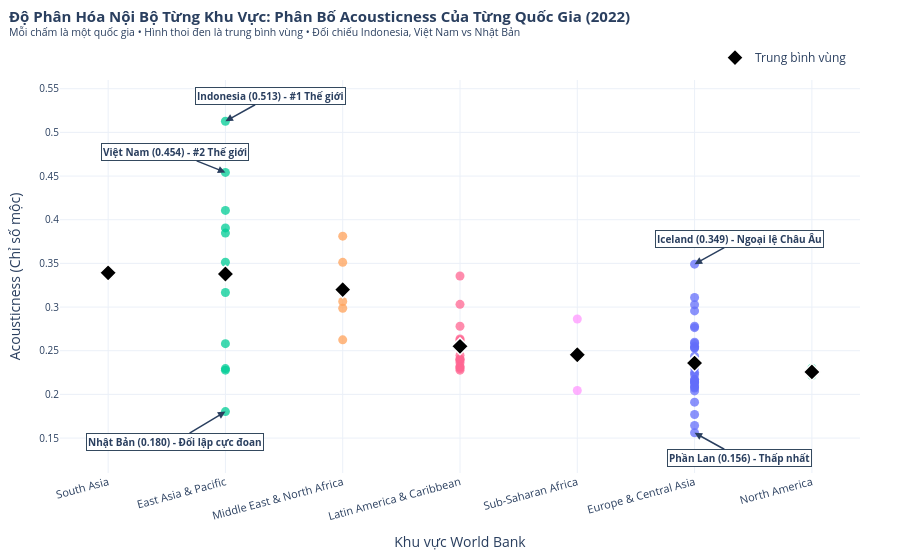

Notebook code for this chart:
### Markdown cell above
---
## 4. Khác Biệt Bên Trong Khu Vực: Trung Bình Có Che Giấu Sự Đa Dạng? (Biểu Đồ Điểm 2022)

**Phương pháp trực quan:**
- Biểu đồ điểm (Strip / Point Plot) hiển thị từng quốc gia (mỗi chấm tròn là một nước) phân theo 7 khu vực World Bank.
- Trục tung là đặc trưng phân hóa mạnh nhất: **Acousticness**.
- Biểu tượng hình thoi màu đen biểu thị **giá trị trung bình của từng khu vực**.
- Chú thích mũi tên nổi bật cho các quốc gia tiêu biểu: **Việt Nam (VNM), Indonesia (IDN), Nhật Bản (JPN), Iceland (ISL), Phần Lan (FIN)**.

### Code cell
def plot_strip_intra_regional_diversity(df_year):
    reg_means = df_year.groupby('wb_region')['acousticness_weighted'].mean().to_dict()
    df_plot = df_year.copy()
    df_plot['reg_mean'] = df_plot['wb_region'].map(reg_means)
    df_plot['diff_from_mean'] = df_plot['acousticness_weighted'] - df_plot['reg_mean']
    
    # Sắp xếp các khu vực theo trung bình giảm dần
    sorted_regions = sorted(reg_means.keys(), key=lambda r: reg_means[r], reverse=True)
    
    fig = go.Figure()
    
    # Vẽ các điểm quốc gia
    for region in sorted_regions:
        sub = df_plot[df_plot['wb_region'] == region]
        fig.add_trace(go.Scatter(
            x=[region] * len(sub),
            y=sub['acousticness_weighted'],
            mode='markers',
            name=region,
            marker=dict(size=9, opacity=0.75),
            customdata=sub[['chart_country', 'country_code', 'acousticness_weighted', 'diff_from_mean', 'reg_mean']],
            hovertemplate='<b>%{customdata[0]}</b> (%{customdata[1]})<br>' +
                          'Acousticness: <b>%{customdata[2]:.4f}</b><br>' +
                          'Trung bình vùng: %{customdata[4]:.4f}<br>' +
                          'Chênh lệch (Δ): <b>%{customdata[3]:+.4f}</b><extra></extra>',
            showlegend=False
        ))
        
        # Vẽ điểm trung bình khu vực (Diamond)
        fig.add_trace(go.Scatter(
            x=[region],
            y=[reg_means[region]],
            mode='markers',
            marker=dict(symbol='diamond', size=13, color='black', line=dict(width=1.5, color='white')),
            name='Trung bình vùng',
            showlegend=(region == sorted_regions[0]),
            hovertemplate='<b>Trung bình %{x}:</b> %{y:.4f}<extra></extra>'
        ))
        
    # Chú thích các trường hợp điển hình
    annotations = [
        ('IDN', 'Indonesia (0.513) - #1 Thế giới', 45, -25),
        ('VNM', 'Việt Nam (0.454) - #2 Thế giới', -50, -20),
        ('JPN', 'Nhật Bản (0.180) - Đối lập cực đoan', -50, 30),
        ('ISL', 'Iceland (0.349) - Ngoại lệ Châu Âu', 45, -25),
        ('FIN', 'Phần Lan (0.156) - Thấp nhất', 45, 25)
    ]
    
    for code, text_label, ax_val, ay_val in annotations:
        c_row = df_plot[df_plot['country_code'] == code]
        if not c_row.empty:
            r = c_row.iloc[0]
            fig.add_annotation(
                x=r['wb_region'],
                y=r['acousticness_weighted'],
                text=f"<b>{text_label}</b>",
                showarrow=True,
                arrowhead=2,
                arrowsize=1,
                arrowwidth=1.5,
                ax=ax_val,
                ay=ay_val,
                bgcolor='rgba(255, 255, 255, 0.9)',
                bordercolor='#34495E',
                borderwidth=1,
                font=dict(size=10)
            )
            
    fig.update_layout(
        title=dict(
            text='<b>Độ Phân Hóa Nội Bộ Từng Khu Vực: Phân Bố Acousticness Của Từng Quốc Gia (2022)</b><br><sup>Mỗi chấm là một quốc gia • Hình thoi đen là trung bình vùng • Đối chiếu Indonesia, Việt Nam vs Nhật Bản</sup>',
            x=0.01, y=0.96,
            font=dict(size=15)
        ),
        xaxis=dict(tickangle=-15, tickfont=dict(size=11), title='Khu vực World Bank'),
        yaxis=dict(title='Acousticness (Chỉ số mộc)', range=[0.11, 0.56], tickfont=dict(size=10)),
        legend=dict(x=0.99, y=1.02, xanchor='right', yanchor='bottom', orientation='h'),
        height=560,
        margin=dict(l=60, r=40, t=80, b=80),
        template='plotly_white'
    )
    return fig

fig_strip_diversity = plot_strip_intra_regional_diversity(df_2022)
fig_strip_diversity.show()

### Figure 1 — Plotly figure (JSON) as saved in the notebook; plotly's stock layout.template omitted (floating-point values rounded to 4 significant figures; data arrays with more than 128 entries replaced by an {"elided": "..."} marker saying what was removed)
{"data": [{"customdata": [["India", "IND", 0.337, -0.002202, 0.3392], ["Pakistan", "PAK", 0.3414, 0.002202, 0.3392]], "hovertemplate": "<b>%{customdata[0]}</b> (%{customdata[1]})<br>Acousticness: <b>%{customdata[2]:.4f}</b><br>Trung bình vùng: %{customdata[4]:.4f}<br>Chênh lệch (Δ): <b>%{customdata[3]:+.4f}</b><extra></extra>", "marker": {"opacity": 0.75, "size": 9}, "mode": "markers", "name": "South Asia", "showlegend": false, "type": "scatter", "x": ["South Asia", "South Asia"], "y": [0.337, 0.3414]}, {"hovertemplate": "<b>Trung bình %{x}:</b> %{y:.4f}<extra></extra>", "marker": {"color": "black", "line": {"color": "white", "width": 1.5}, "size": 13, "symbol": "diamond"}, "mode": "markers", "name": "Trung bình vùng", "showlegend": true, "type": "scatter", "x": ["South Asia"], "y": [0.3392]}, {"customdata": [["Australia", "AUS", 0.2277, -0.1101, 0.3379], ["Hong Kong", "HKG", 0.4107, 0.07282, 0.3379], ["Indonesia", "IDN", 0.5128, 0.1749, 0.3379], ["Japan", "JPN", 0.1803, -0.1576, 0.3379], ["Korea", "KOR", 0.2581, -0.07977, 0.3379], ["Malaysia", "MYS", 0.3513, 0.01341, 0.3379], ["New Zealand", "NZL", 0.2296, -0.1083, 0.3379], ["Philippines", "PHL", 0.3847, 0.04683, 0.3379], ["Singapore", "SGP", 0.3167, -0.02119, 0.3379], ["Taiwan", "TWN", 0.3906, 0.05277, 0.3379], ["Thailand", "THA", 0.3377, -0.0001271, 0.3379], ["Vietnam", "VNM", 0.4542, 0.1163, 0.3379]], "hovertemplate": "<b>%{customdata[0]}</b> (%{customdata[1]})<br>Acousticness: <b>%{customdata[2]:.4f}</b><br>Trung bình vùng: %{customdata[4]:.4f}<br>Chênh lệch (Δ): <b>%{customdata[3]:+.4f}</b><extra></extra>", "marker": {"opacity": 0.75, "size": 9}, "mode": "markers", "name": "East Asia & Pacific", "showlegend": false, "type": "scatter", "x": ["East Asia & Pacific", "East Asia & Pacific", "East Asia & Pacific", "East Asia & Pacific", "East Asia & Pacific", "East Asia & Pacific", "East Asia & Pacific", "East Asia & Pacific", "East Asia & Pacific", "East Asia & Pacific", "East Asia & Pacific", "East Asia & Pacific"], "y": [0.2277, 0.4107, 0.5128, 0.1803, 0.2581, 0.3513, 0.2296, 0.3847, 0.3167, 0.3906, 0.3377, 0.4542]}, {"hovertemplate": "<b>Trung bình %{x}:</b> %{y:.4f}<extra></extra>", "marker": {"color": "black", "line": {"color": "white", "width": 1.5}, "size": 13, "symbol": "diamond"}, "mode": "markers", "name": "Trung bình vùng", "showlegend": false, "type": "scatter", "x": ["East Asia & Pacific"], "y": [0.3379]}, {"customdata": [["Egypt", "EGY", 0.3812, 0.06118, 0.32], ["Israel", "ISR", 0.2987, -0.02128, 0.32], ["Morocco", "MAR", 0.3512, 0.03126, 0.32], ["Saudi Arabia", "SAU", 0.3063, -0.01366, 0.32], ["United Arab Emirates", "ARE", 0.2625, -0.05751, 0.32]], "hovertemplate": "<b>%{customdata[0]}</b> (%{customdata[1]})<br>Acousticness: <b>%{customdata[2]:.4f}</b><br>Trung bình vùng: %{customdata[4]:.4f}<br>Chênh lệch (Δ): <b>%{customdata[3]:+.4f}</b><extra></extra>", "marker": {"opacity": 0.75, "size": 9}, "mode": "markers", "name": "Middle East & North Africa", "showlegend": false, "type": "scatter", "x": ["Middle East & North Africa", "Middle East & North Africa", "Middle East & North Africa", "Middle East & North Africa", "Middle East & North Africa"], "y": [0.3812, 0.2987, 0.3512, 0.3063, 0.2625]}, {"hovertemplate": "<b>Trung bình %{x}:</b> %{y:.4f}<extra></extra>", "marker": {"color": "black", "line": {"color": "white", "width": 1.5}, "size": 13, "symbol": "diamond"}, "mode": "markers", "name": "Trung bình vùng", "showlegend": false, "type": "scatter", "x": ["Middle East & North Africa"], "y": [0.32]}, {"customdata": [["Argentina", "ARG", 0.2363, -0.01871, 0.2551], ["Bolivia", "BOL", 0.2449, -0.01012, 0.2551], ["Brazil", "BRA", 0.3356, 0.08052, 0.2551], ["Chile", "CHL", 0.2277, -0.02731, 0.2551], ["Colombia", "COL", 0.2296, -0.02542, 0.2551], ["Costa Rica", "CRI", 0.2634, 0.008325, 0.2551], ["Dominican Republic", "DOM", 0.2598, 0.004761, 0.2551], ["Ecuador", "ECU", 0.2404, -0.01467, 0.2551], ["El Salvador", "SLV", 0.2543, -0.0007677, 0.2551], ["Guatemala", "GTM", 0.2781, 0.02303, 0.2551], ["Honduras", "HND", 0.2536, -0.001458, 0.2551], ["Mexico", "MEX", 0.3032, 0.04811, 0.2551], ["Nicaragua", "NIC", 0.2588, 0.003765, 0.2551], ["Panama", "PAN", 0.2624, 0.007358, 0.2551], ["Paraguay", "PRY", 0.2406, -0.01448, 0.2551], ["Peru", "PER", 0.2313, -0.02376, 0.2551], ["Uruguay", "URY", 0.232, -0.02306, 0.2551], ["Venezuela", "VEN", 0.2389, -0.01611, 0.2551]], "hovertemplate": "<b>%{customdata[0]}</b> (%{customdata[1]})<br>Acousticness: <b>%{customdata[2]:.4f}</b><br>Trung bình vùng: %{customdata[4]:.4f}<br>Chênh lệch (Δ): <b>%{customdata[3]:+.4f}</b><extra></extra>", "marker": {"opacity": 0.75, "size": 9}, "mode": "markers", "name": "Latin America & Caribbean", "showlegend": false, "type": "scatter", "x": ["Latin America & Caribbean", "Latin America & Caribbean", "Latin America & Caribbean", "Latin America & Caribbean", "Latin America & Caribbean", "Latin America & Caribbean", "Latin America & Caribbean", "Latin America & Caribbean", "Latin America & Caribbean", "Latin America & Caribbean", "Latin America & Caribbean", "Latin America & Caribbean", "Latin America & Caribbean", "Latin America & Caribbean", "Latin America & Caribbean", "Latin America & Caribbean", "Latin America & Caribbean", "Latin America & Caribbean"], "y": [0.2363, 0.2449, 0.3356, 0.2277, 0.2296, 0.2634, 0.2598, 0.2404, 0.2543, 0.2781, 0.2536, 0.3032, 0.2588, 0.2624, 0.2406, 0.2313, 0.232, 0.2389]}, {"hovertemplate": "<b>Trung bình %{x}:</b> %{y:.4f}<extra></extra>", "marker": {"color": "black", "line": {"color": "white", "width": 1.5}, "size": 13, "symbol": "diamond"}, "mode": "markers", "name": "Trung bình vùng", "showlegend": false, "type": "scatter", "x": ["Latin America & Caribbean"], "y": [0.2551]}, {"customdata": [["Nigeria", "NGA", 0.2863, 0.04091, 0.2454], ["South Africa", "ZAF", 0.2045, -0.04091, 0.2454]], "hovertemplate": "<b>%{customdata[0]}</b> (%{customdata[1]})<br>Acousticness: <b>%{customdata[2]:.4f}</b><br>Trung bình vùng: %{customdata[4]:.4f}<br>Chênh lệch (Δ): <b>%{customdata[3]:+.4f}</b><extra></extra>", "marker": {"opacity": 0.75, "size": 9}, "mode": "markers", "name": "Sub-Saharan Africa", "showlegend": false, "type": "scatter", "x": ["Sub-Saharan Africa", "Sub-Saharan Africa"], "y": [0.2863, 0.2045]}, {"hovertemplate": "<b>Trung bình %{x}:</b> %{y:.4f}<extra></extra>", "marker": {"color": "black", "line": {"color": "white", "width": 1.5}, "size": 13, "symbol": "diamond"}, "mode": "markers", "name": "Trung bình vùng", "showlegend": false, "type": "scatter", "x": ["Sub-Saharan Africa"], "y": [0.2454]}, {"customdata": {"elided": "32x5 mixed values"}, "hovertemplate": "<b>%{customdata[0]}</b> (%{customdata[1]})<br>Acousticness: <b>%{customdata[2]:.4f}</b><br>Trung bình vùng: %{customdata[4]:.4f}<br>Chênh lệch (Δ): <b>%{customdata[3]:+.4f}</b><extra></extra>", "marker": {"opacity": 0.75, "size": 9}, "mode": "markers", "name": "Europe & Central Asia", "showlegend": false, "type": "scatter", "x": ["Europe & Central Asia", "Europe & Central Asia", "Europe & Central Asia", "Europe & Central Asia", "Europe & Central Asia", "Europe & Central Asia", "Europe & Central Asia", "Europe & Central Asia", "Europe & Central Asia", "Europe & Central Asia", "Europe & Central Asia", "Europe & Central Asia", "Europe & Central Asia", "Europe & Central Asia", "Europe & Central Asia", "Europe & Central Asia", "Europe & Central Asia", "Europe & Central Asia", "Europe & Central Asia", "Europe & Central Asia", "Europe & Central Asia", "Europe & Central Asia", "Europe & Central Asia", "Europe & Central Asia", "Europe & Central Asia", "Europe & Central Asia", "Europe & Central Asia", "Europe & Central Asia", "Europe & Central Asia", "Europe & Central Asia", "Europe & Central Asia", "Europe & Central Asia"], "y": [0.2133, 0.204, 0.2535, 0.1643, 0.2532, 0.2224, 0.217, 0.177, 0.1561, 0.2956, 0.217, 0.2764, 0.2253, 0.3491, 0.2325, 0.2072, 0.2308, 0.1911, 0.2084, 0.2438, 0.2327, 0.2597, 0.2781, 0.3109, 0.2143, 0.21, 0.2583, 0.255, 0.2367, 0.3027, 0.2143, 0.2375]}, {"hovertemplate": "<b>Trung bình %{x}:</b> %{y:.4f}<extra></extra>", "marker": {"color": "black", "line": {"color": "white", "width": 1.5}, "size": 13, "symbol": "diamond"}, "mode": "markers", "name": "Trung bình vùng", "showlegend": false, "type": "scatter", "x": ["Europe & Central Asia"], "y": [0.2359]}, {"customdata": [["Canada", "CAN", 0.2215, -0.004207, 0.2257], ["United States", "USA", 0.2299, 0.004207, 0.2257]], "hovertemplate": "<b>%{customdata[0]}</b> (%{customdata[1]})<br>Acousticness: <b>%{customdata[2]:.4f}</b><br>Trung bình vùng: %{customdata[4]:.4f}<br>Chênh lệch (Δ): <b>%{customdata[3]:+.4f}</b><extra></extra>", "marker": {"opacity": 0.75, "size": 9}, "mode": "markers", "name": "North America", "showlegend": false, "type": "scatter", "x": ["North America", "North America"], "y": [0.2215, 0.2299]}, {"hovertemplate": "<b>Trung bình %{x}:</b> %{y:.4f}<extra></extra>", "marker": {"color": "black", "line": {"color": "white", "width": 1.5}, "size": 13, "symbol": "diamond"}, "mode": "markers", "name": "Trung bình vùng", "showlegend": false, "type": "scatter", "x": ["North America"], "y": [0.2257]}], "layout": {"annotations": [{"arrowhead": 2, "arrowsize": 1, "arrowwidth": 1.5, "ax": 45, "ay": -25, "bgcolor": "rgba(255, 255, 255, 0.9)", "bordercolor": "#34495E", "borderwidth": 1, "font": {"size": 10}, "showarrow": true, "text": "<b>Indonesia (0.513) - #1 Thế giới</b>", "x": "East Asia & Pacific", "y": 0.5128}, {"arrowhead": 2, "arrowsize": 1, "arrowwidth": 1.5, "ax": -50, "ay": -20, "bgcolor": "rgba(255, 255, 255, 0.9)", "bordercolor": "#34495E", "borderwidth": 1, "font": {"size": 10}, "showarrow": true, "text": "<b>Việt Nam (0.454) - #2 Thế giới</b>", "x": "East Asia & Pacific", "y": 0.4542}, {"arrowhead": 2, "arrowsize": 1, "arrowwidth": 1.5, "ax": -50, "ay": 30, "bgcolor": "rgba(255, 255, 255, 0.9)", "bordercolor": "#34495E", "borderwidth": 1, "font": {"size": 10}, "showarrow": true, "text": "<b>Nhật Bản (0.180) - Đối lập cực đoan</b>", "x": "East Asia & Pacific", "y": 0.1803}, {"arrowhead": 2, "arrowsize": 1, "arrowwidth": 1.5, "ax": 45, "ay": -25, "bgcolor": "rgba(255, 255, 255, 0.9)", "bordercolor": "#34495E", "borderwidth": 1, "font": {"size": 10}, "showarrow": true, "text": "<b>Iceland (0.349) - Ngoại lệ Châu Âu</b>", "x": "Europe & Central Asia", "y": 0.3491}, {"arrowhead": 2, "arrowsize": 1, "arrowwidth": 1.5, "ax": 45, "ay": 25, "bgcolor": "rgba(255, 255, 255, 0.9)", "bordercolor": "#34495E", "borderwidth": 1, "font": {"size": 10}, "showarrow": true, "text": "<b>Phần Lan (0.156) - Thấp nhất</b>", "x": "Europe & Central Asia", "y": 0.1561}], "height": 560, "legend": {"orientation": "h", "x": 0.99, "xanchor": "right", "y": 1.02, "yanchor": "bottom"}, "margin": {"b": 80, "l": 60, "r": 40, "t": 80}, "title": {"font": {"size": 15}, "text": "<b>Độ Phân Hóa Nội Bộ Từng Khu Vực: Phân Bố Acousticness Của Từng Quốc Gia (2022)</b><br><sup>Mỗi chấm là một quốc gia • Hình thoi đen là trung bình vùng • Đối chiếu Indonesia, Việt Nam vs Nhật Bản</sup>", "x": 0.01, "y": 0.96}, "xaxis": {"tickangle": -15, "tickfont": {"size": 11}, "title": {"text": "Khu vực World Bank"}}, "yaxis": {"range": [0.11, 0.56], "tickfont": {"size": 10}, "title": {"text": "Acousticness (Chỉ số mộc)"}}}}
